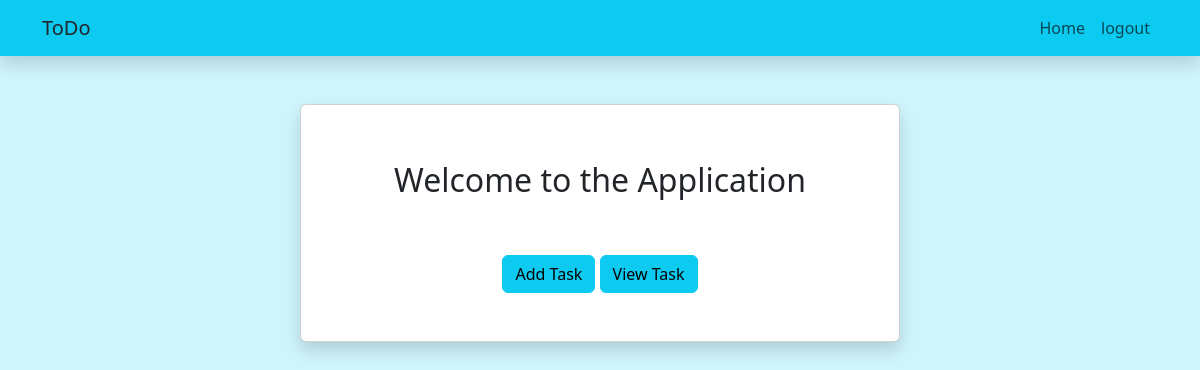
Page /task_manager/welcome/ (signed in) on the earlier database version.
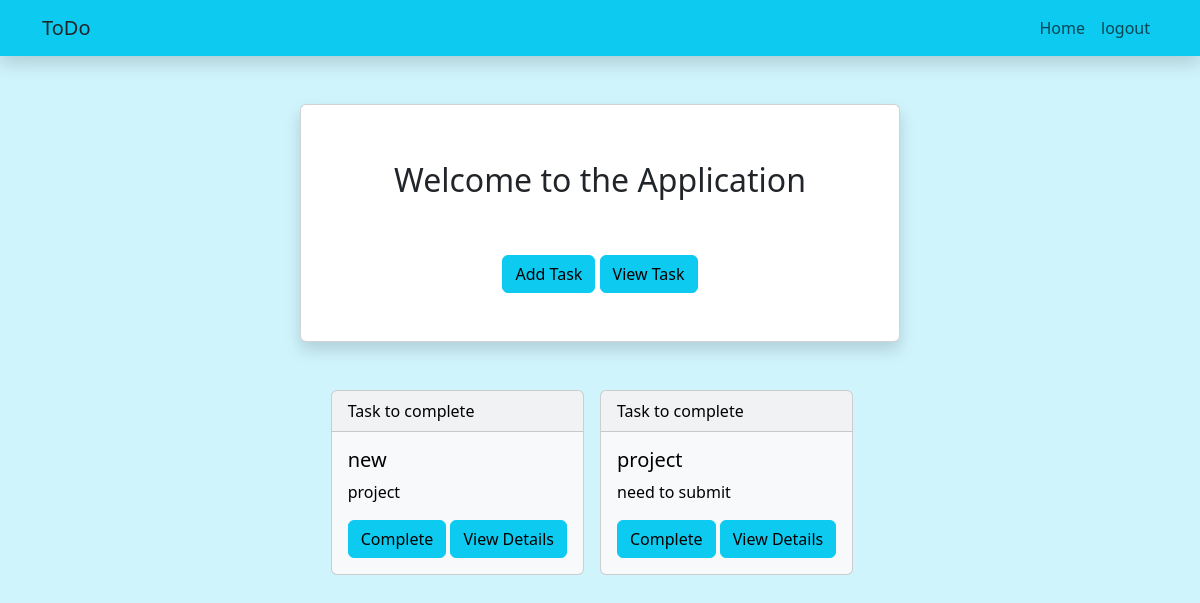
Same page on the later database version.
### task_manager/models.py (models this page shows, shortened)
class TaskModel(models.Model):
    task_name = models.CharField(max_length=100)
    task_description = models.TextField(max_length=200)
    created_date = models.DateTimeField(auto_now_add=True)
    due_date = models.DateTimeField()
    priority_level = [
        ("low","low"),
        ("medium","medium"),
        ("high","high")
    ]
    priority = models.CharField(max_length=10,choices=priority_level)
    point = models.IntegerField(default=0)
    status =models.BooleanField(default=False)
    user = models.ForeignKey(User,on_delete=models.CASCADE)

### task_manager/views.py (the view)
# urls.py: path('task_manager/welcome/',WelcomeView.as_view(),name="Welcome"),
class WelcomeView(View):
    def get(self,request):
        data = TaskModel.objects.filter(user = request.user,status = False).values('id','task_name','task_description')
        return render(request,"welcome.html",{'data':data})

### task_manager/templates/welcome.html (shortened to what this page needs)
<!DOCTYPE html>
<html lang="en">
<head>
    <link href="https://cdn.jsdelivr.net/npm/bootstrap@5.3.3/dist/css/bootstrap.min.css" rel="stylesheet"
>
</head>
<body class="bg-info-subtle">
    <div>
        <nav class="navbar navbar-expand-lg bg-info bg-gradients shadow">
            <div class="container">
                <a href="" class="navbar-brand card-title">
                    ToDo
                </a>
                <div class="d-flex justify-content-start">
                    <ul class="navbar-nav">
                        <li class="nav-item">
                            <a href="" class="nav-link">Home</a>
                        </li>
                        <li>
                            <a class="nav-link" href="http://127.0.0.1:8000">logout</a>
                        </li>
                    </ul>
                </div>
            </div>
        </nav>
    </div>
    <div class="d-flex justify-content-center mt-5">
        <div class="card col-md-6 shadow bg-primary.bg-gradients">
            <div class="d-flex justify-content-center mt-5">
                <h2 class="mt-2 card-title">Welcome to the Application </h2>
            </div>
            <div class="d-flex justify-content-center mb-5 mt-5">
                <div>
                    <button class="btn btn-info">
                        <a href="http://127.0.0.1:8000/task_manager/taskadd/" class="nav-link">Add Task</a>
                    </button>
                    <button class="btn btn-info">
                        <a href="http://127.0.0.1:8000/task_manager/alltask/" class="nav-link">View Task</a>
                    </button>
                </div>
            </div>
        </div>
    </div>
    <div class="col-md-12 d-flex justify-content-center">
        {%for i in data%}
        <div class="card text-bg-light mb-3 me-3 mt-5" style="max-width: 18rem;">
            <div class="card-header">Task to complete</div>
            <div class="card-body">
                <h5 class="card-title">{{i.task_name}}</h5>
                <p class="card-text">{{i.task_description}}</p>
                <button type="submit" class="btn btn-info"><a href="{%url 'complete' i.id%}"
                        class="nav-link">Complete</a></button>
                <button type="submit" class="btn btn-info"><a href="{% url 'details' i.id %}" class="nav-link">View
                        Details</a></button>
            </div>
        </div>
        {%endfor%}
    </div>
</body>
</html>

Differences in the rows shown:
added TaskModel: task_name "new", task_description "project"
added TaskModel: task_name "project", task_description "need to submit"
